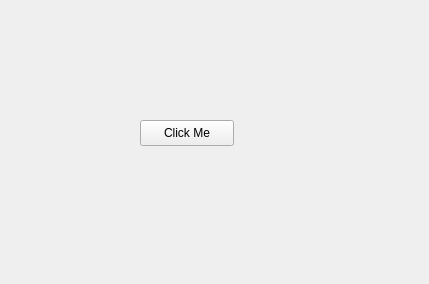
<?xml version="1.0" encoding="UTF-8"?>
<ui version="4.0">
 <class>Widget</class>
 <widget class="QWidget" name="Widget">
  <property name="geometry">
   <rect>
    <x>0</x>
    <y>0</y>
    <width>429</width>
    <height>284</height>
   </rect>
  </property>
  <property name="windowTitle">
   <string>Widget</string>
  </property>
  <widget class="QPushButton" name="clickButton">
   <property name="geometry">
    <rect>
     <x>140</x>
     <y>120</y>
     <width>94</width>
     <height>26</height>
    </rect>
   </property>
   <property name="text">
    <string>Click Me</string>
   </property>
  </widget>
 </widget>
 <resources/>
 <connections/>
</ui>
